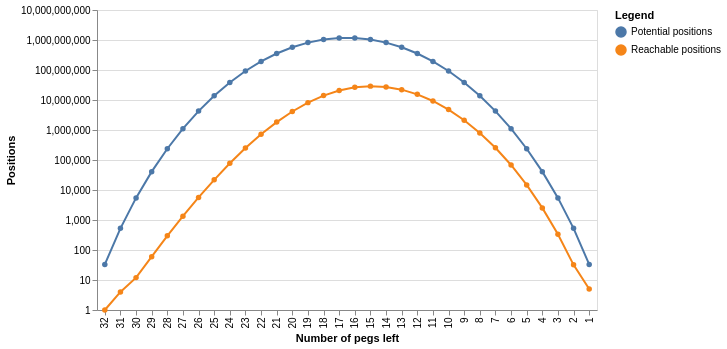

The code cell stored with this chart in its notebook:
### Code cell
#| echo: false
plot_columns = ['#pegs', 'Reachable positions', 'Potential positions']
df = data[plot_columns].melt(
    id_vars='#pegs',           # column(s) to keep as-is
    var_name='Legend',        # name for the new "category" column
    value_name='#'        # name for the new "value" column
)

alt.Chart(df).mark_line(point=True).encode(
    x=alt.X("#pegs:O", title="Number of pegs left", scale=alt.Scale(reverse=True)),
    y=alt.Y("#:Q", title="Positions", scale=alt.Scale(type="log")),
    color='Legend:N'
).properties(width=500, height=300)

### Figure 1 — Vega-Lite specification as saved in the notebook (floating-point values rounded to 4 significant figures)
{"config": {"view": {"continuousWidth": 300, "continuousHeight": 300}}, "data": {"name": "data-dccfabcd2366e8da805262b25d44720d"}, "mark": {"type": "line", "point": true}, "encoding": {"color": {"field": "Legend", "type": "nominal"}, "x": {"field": "#pegs", "scale": {"reverse": true}, "title": "Number of pegs left", "type": "ordinal"}, "y": {"field": "#", "scale": {"type": "log"}, "title": "Positions", "type": "quantitative"}}, "height": 300, "width": 500, "$schema": "https://vega.github.io/schema/vega-lite/v6.4.1.json", "datasets": {"data-dccfabcd2366e8da805262b25d44720d": [{"#pegs": 1, "Legend": "Reachable positions", "#": 5}, {"#pegs": 2, "Legend": "Reachable positions", "#": 32}, {"#pegs": 3, "Legend": "Reachable positions", "#": 334}, {"#pegs": 4, "Legend": "Reachable positions", "#": 2529}, {"#pegs": 5, "Legend": "Reachable positions", "#": 14727}, {"#pegs": 6, "Legend": "Reachable positions", "#": 68236}, {"#pegs": 7, "Legend": "Reachable positions", "#": 255544}, {"#pegs": 8, "Legend": "Reachable positions", "#": 800152}, {"#pegs": 9, "Legend": "Reachable positions", "#": 2120101}, {"#pegs": 10, "Legend": "Reachable positions", "#": 4792664}, {"#pegs": 11, "Legend": "Reachable positions", "#": 9274496}, {"#pegs": 12, "Legend": "Reachable positions", "#": 15425572}, {"#pegs": 13, "Legend": "Reachable positions", "#": 22106348}, {"#pegs": 14, "Legend": "Reachable positions", "#": 27286330}, {"#pegs": 15, "Legend": "Reachable positions", "#": 28994876}, {"#pegs": 16, "Legend": "Reachable positions", "#": 26482824}, {"#pegs": 17, "Legend": "Reachable positions", "#": 20773236}, {"#pegs": 18, "Legend": "Reachable positions", "#": 14020166}, {"#pegs": 19, "Legend": "Reachable positions", "#": 8171208}, {"#pegs": 20, "Legend": "Reachable positions", "#": 4138302}, {"#pegs": 21, "Legend": "Reachable positions", "#": 1834379}, {"#pegs": 22, "Legend": "Reachable positions", "#": 717788}, {"#pegs": 23, "Legend": "Reachable positions", "#": 249690}, {"#pegs": 24, "Legend": "Reachable positions", "#": 77559}, {"#pegs": 25, "Legend": "Reachable positions", "#": 21842}, {"#pegs": 26, "Legend": "Reachable positions", "#": 5648}, {"#pegs": 27, "Legend": "Reachable positions", "#": 1338}, {"#pegs": 28, "Legend": "Reachable positions", "#": 296}, {"#pegs": 29, "Legend": "Reachable positions", "#": 60}, {"#pegs": 30, "Legend": "Reachable positions", "#": 12}, {"#pegs": 31, "Legend": "Reachable positions", "#": 4}, {"#pegs": 32, "Legend": "Reachable positions", "#": 1}, {"#pegs": 1, "Legend": "Potential positions", "#": 33}, {"#pegs": 2, "Legend": "Potential positions", "#": 528}, {"#pegs": 3, "Legend": "Potential positions", "#": 5456}, {"#pegs": 4, "Legend": "Potential positions", "#": 40920}, {"#pegs": 5, "Legend": "Potential positions", "#": 237336}, {"#pegs": 6, "Legend": "Potential positions", "#": 1107568}, {"#pegs": 7, "Legend": "Potential positions", "#": 4272048}, {"#pegs": 8, "Legend": "Potential positions", "#": 13884156}, {"#pegs": 9, "Legend": "Potential positions", "#": 38567100}, {"#pegs": 10, "Legend": "Potential positions", "#": 92561040}, {"#pegs": 11, "Legend": "Potential positions", "#": 193536720}, {"#pegs": 12, "Legend": "Potential positions", "#": 354817320}, {"#pegs": 13, "Legend": "Potential positions", "#": 573166440}, {"#pegs": 14, "Legend": "Potential positions", "#": 818809200}, {"#pegs": 15, "Legend": "Potential positions", "#": 1037158320}, {"#pegs": 16, "Legend": "Potential positions", "#": 1166803110}, {"#pegs": 17, "Legend": "Potential positions", "#": 1166803110}, {"#pegs": 18, "Legend": "Potential positions", "#": 1037158320}, {"#pegs": 19, "Legend": "Potential positions", "#": 818809200}, {"#pegs": 20, "Legend": "Potential positions", "#": 573166440}, {"#pegs": 21, "Legend": "Potential positions", "#": 354817320}, {"#pegs": 22, "Legend": "Potential positions", "#": 193536720}, {"#pegs": 23, "Legend": "Potential positions", "#": 92561040}, {"#pegs": 24, "Legend": "Potential positions", "#": 38567100}, {"#pegs": 25, "Legend": "Potential positions", "#": 13884156}, {"#pegs": 26, "Legend": "Potential positions", "#": 4272048}, {"#pegs": 27, "Legend": "Potential positions", "#": 1107568}, {"#pegs": 28, "Legend": "Potential positions", "#": 237336}, {"#pegs": 29, "Legend": "Potential positions", "#": 40920}, {"#pegs": 30, "Legend": "Potential positions", "#": 5456}, {"#pegs": 31, "Legend": "Potential positions", "#": 528}, {"#pegs": 32, "Legend": "Potential positions", "#": 33}]}}
